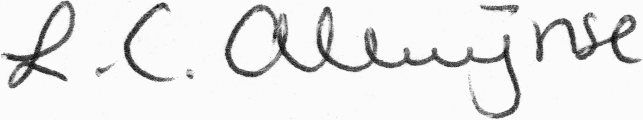
#> input picture images/2-2-g-gray.PNG, 643 x 120 px, found by its file name
$ python shog.py
#> lines starting #> are read from the running program, lines starting #| are printed output that depends on the picture
### cv_toolbox/core/util.py
# -*- coding: utf-8 -*-

from skimage import io
from skimage.color import rgb2gray
import numpy as np
from math import floor


def grid_image(img, h_grid, w_grid, overlap):
    h, w = img.shape
    grid_h = floor(h / h_grid) # * (1 + overlap))
    grid_w = floor(w / w_grid) #* (1 + overlap))/2 )
    overlap_h = floor(grid_h * overlap / 2)
    overlap_w = floor(grid_w * overlap / 2)

    coordinates = list()

    for i in range(h_grid):
        for j in range(w_grid):
            x = floor(i*grid_h) - overlap_h # *(1-overlap)) - (h_factor / 2)
            y = floor(j*grid_w) - overlap_w # *(1-overlap)) - (w_factor / 2)
            xend = x + grid_h + overlap_h
            yend = y + grid_w + overlap_w

            if x < 0:
                x = 0

            if y < 0:
                y = 0

            if xend > h:
                xend = h

            if yend > w:
                tend = w


            coordinates.append((int(x), int(xend), int(y), int(yend)))

    return coordinates

# [17 lines left out: functions grayscale, get_histogram, not called in this run]


def gradient(img):
    img = np.array(img).astype('float')
    gx = np.empty(img.shape, dtype=np.double)
    gx[:, 0] = 0
    gx[:, -1] = 0
    gx[:, 1:-1] = img[:, 2:] - img[:, :-2]
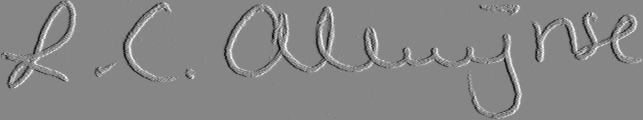
#> gx: shape (120, 643) float64; min -227, max 202, mean 0; drawn with min black and max white

    gy = np.empty(img.shape, dtype=np.double)
    gy[0, :] = 0
    gy[-1, :] = 0
    gy[1:-1, :] = img[2:, :] - img[:-2, :]
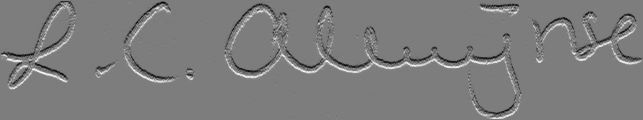
#> gy: shape (120, 643) float64; min -204, max 212, mean 0; drawn with min black and max white

    g = np.sqrt(gx**2 + gy**2)
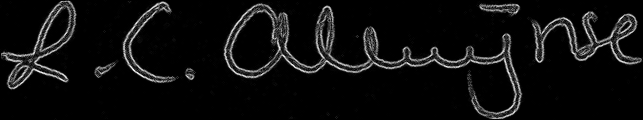
#> g: shape (120, 643) float64; min 0, max 259.1, mean 14.9; drawn with min black and max white
    orientations = np.arctan2(gx, gy)
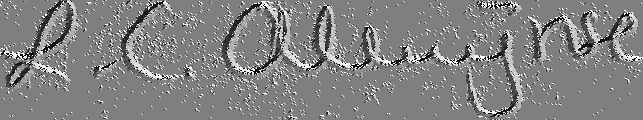
#> orientations: shape (120, 643) float64; min -3.14, max 3.14, mean 0.0869; drawn with min black and max white
    return g, orientations

# [6 lines of commented-out code are left out]

# [12 lines left out: function main, not called in this run]

# [2 lines that do not run on import are left out]

### cv_toolbox/features/shog.py
# encoding: utf-8

from core.util import gradient, grid_image
import numpy as np
from PIL import Image
from math import floor
from sklearn import preprocessing
import matplotlib.pyplot as plt

def shog(img):
    # 1 - Calculate first-order gradient image GI (x, y) for an input image,
    # then direction feature for every pixel.
    magnitude, angles = gradient(img)
    # convert angles to degrees between 0-180 (non-directional)
    # angles =  angles * (180 / np.pi) % 180

    # 2 - Segment the signature image into blocks. The image is divided into zones using a
    # fixed number of rectangular grids in Cartesian coordinate. Divide the whole signature
    # into 6 blocks with equal size, while the red rectangles show the
    # overlapped blocks for feature extraction.
    grid_coordinates = grid_image(img, 2, 3, 0.25)
#> grid_coordinates = [(0, 60, 0, 214), (0, 60, 188, 428), (0, 60, 402, 642), (53, 120, 0, 214), (53, 120, 188, 428), (53, 120, 402, 642)]
    # 3 - Compute one histogram of directional gradient for each block. The histogram is
    # quantified into 9 bins between 0-180 (non-directional), and the sum of gradient magnitude
    # within one block is computed. After that, normalization is implemented by L2-Norm, thus
    # each block has one feature histogram.
    B = 9
    h, w = img.shape
#> h = 120; w = 643
    # exit()

    nwin_x=2;
    nwin_y=3;

    step_x = int(floor(h / (nwin_x+1)))
#> step_x = 40
    step_y = int(floor(w / (nwin_y+1)))
#> step_y = 160
    angs = np.sort(np.linspace(-np.pi+2*np.pi/B, np.pi, B))
    hog = np.array([])
    for coord in grid_coordinates:
        x, xend, y, yend = coord
        angles_grid = angles[x:xend, y:yend].flatten()
        magnitude_grid = magnitude[x:xend, y:yend].flatten()
        K = len(angles_grid)
        current_bin = 0
        hist_grid = np.zeros(B)
        for ang_lim in angs:
            for k in range(K):
                if angles_grid[k] < ang_lim:
                    angles_grid[k] = np.inf
                    hist_grid[current_bin] = hist_grid[current_bin] + magnitude_grid[k]
            current_bin += 1

        # 4 - Final feature vector is achieved by concatenating six histograms obtained
        hist_grid_normalized = preprocessing.normalize(hist_grid.reshape(1,-1), norm='l2')
        hog = np.append(hog, hist_grid_normalized)
#> this loop made 6 passes
#> (x, xend, y, yend, K) on passes 1 to 6: (0, 60, 0, 214, 12840), (0, 60, 188, 428, 14400), (0, 60, 402, 642, 14400), (53, 120, 0, 214, 14338), (53, 120, 188, 428, 16080), (53, 120, 402, 642, 16080)
#> after the loop, hog = 54 values, max 0.593 at index 1, min 0.0687 at index 13, mean 0.309
    return hog

def main():
    # img = np.array(Image.open('images/2-2-g.PNG').convert('L')).astype('float')
    # import matplotlib.pyplot as plt
    # plt.imsave('images/2-2-g-gray.PNG', img, cmap='gray')
    img = np.array(Image.open('images/2-2-g-gray.PNG')).astype('float')
    img = img[:, :, 0]
#> (the run stopped early here; a loop or call above may not have finished)
